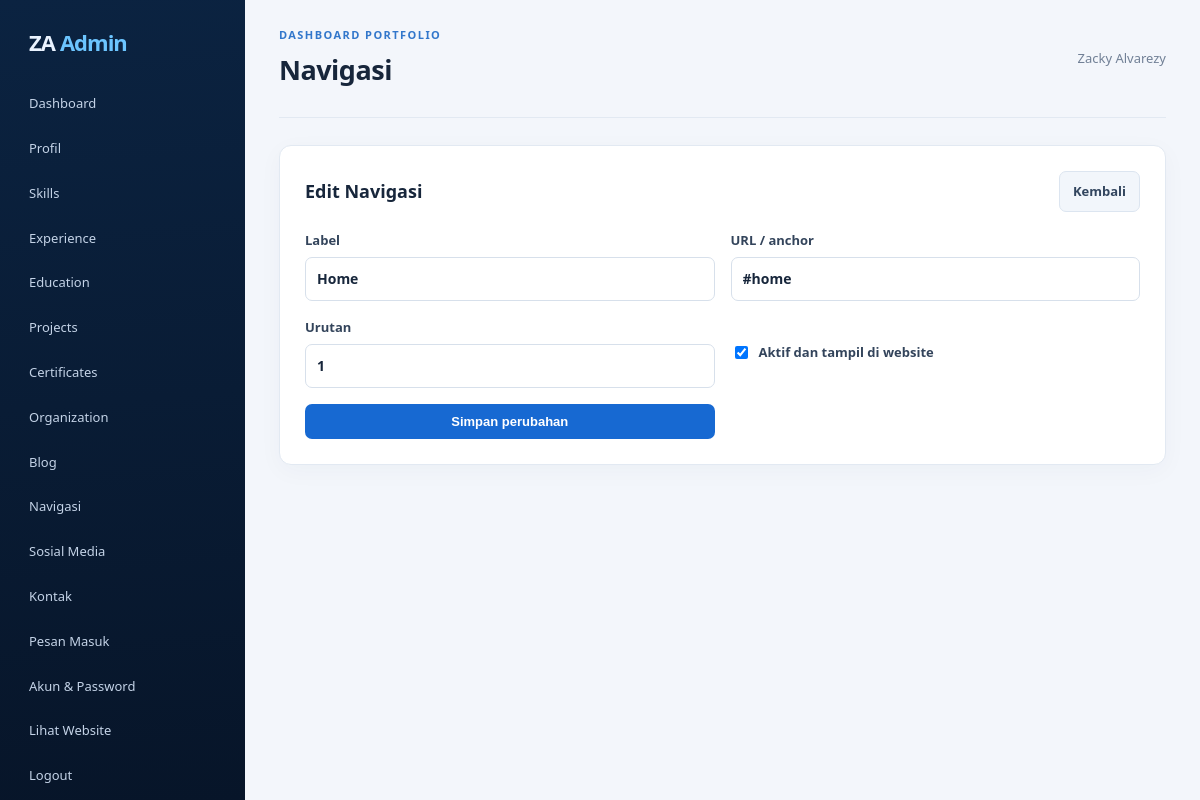
/admin/manage.php?section=navigations&action=edit&id=1 (signed in), run on the app's committed database.
### tables this page shows
CREATE TABLE IF NOT EXISTS navigations (
  id INT UNSIGNED AUTO_INCREMENT PRIMARY KEY,
  label VARCHAR(80) NOT NULL,
  url VARCHAR(180) NOT NULL,
  sort_order INT NOT NULL DEFAULT 0,
  is_active TINYINT(1) NOT NULL DEFAULT 1,
  created_at TIMESTAMP NULL DEFAULT CURRENT_TIMESTAMP,
  updated_at TIMESTAMP NULL DEFAULT CURRENT_TIMESTAMP ON UPDATE CURRENT_TIMESTAMP
);

### config/database.php (called while the page is built, shortened)
<?php
function db(): PDO
{
    $dsn = 'mysql:host=' . DB_HOST . ';dbname=' . DB_NAME . ';charset=' . DB_CHARSET;
    $pdo = new PDO($dsn, DB_USER, DB_PASS, [
        PDO::ATTR_ERRMODE => PDO::ERRMODE_EXCEPTION,
        PDO::ATTR_DEFAULT_FETCH_MODE => PDO::FETCH_ASSOC,
        PDO::ATTR_EMULATE_PREPARES => false,
    ]);
    return $pdo;
}

### config/helpers.php (called while the page is built, shortened)
<?php
require_once __DIR__ . '/database.php';
function e(mixed $value): string
{
    return htmlspecialchars((string) $value, ENT_QUOTES | ENT_SUBSTITUTE, 'UTF-8');
}
function url(string $path = ''): string
{
    return rtrim(APP_URL, '/') . '/' . ltrim($path, '/');
}

### admin/manage.php (the view, shortened to what this page needs)
<?php
$sections = [
    'navigations' => ['title' => 'Navigasi', 'table' => 'navigations', 'fields' => [
        'label' => ['Label', 'text', true], 'url' => ['URL / anchor', 'text', true], 'sort_order' => ['Urutan', 'number', true],
    ]],
    'social_links' => ['title' => 'Media sosial', 'table' => 'social_links', 'fields' => [
        'platform' => ['Platform', 'text', true], 'url' => ['URL profil', 'url', true], 'sort_order' => ['Urutan', 'number', true],
    ]],
    'contacts' => ['title' => 'Kontak publik', 'table' => 'contacts', 'fields' => [
        'label' => ['Label', 'text', true], 'value' => ['Informasi', 'text', true], 'url' => ['URL (opsional)', 'text', false], 'sort_order' => ['Urutan', 'number', true],
    ]],
    'messages' => ['title' => 'Pesan masuk', 'table' => 'contact_messages', 'fields' => []],
];
$sectionKey = (string) ($_GET['section'] ?? 'navigations');
$section = $sections[$sectionKey];
$table = $section['table'];
$isMessages = $sectionKey === 'messages';
$action = (string) ($_GET['action'] ?? 'list');
$id = filter_input(INPUT_GET, 'id', FILTER_VALIDATE_INT) ?: 0;
$item = null;
if ($action === 'edit' && $id > 0 && !$isMessages) {
    $stmt = db()->prepare("SELECT * FROM `$table` WHERE id = :id");
    $stmt->execute(['id' => $id]);
    $item = $stmt->fetch() ?: null;
}
require __DIR__ . '/_header.php';
if (!$isMessages && in_array($action, ['create', 'edit'], true)):
?>
<section class="panel">
  <div class="panel-head"><h2><?= $item ? 'Edit' : 'Tambah' ?> <?= e($section['title']) ?></h2><a class="btn ghost" href="<?= e(url('admin/manage.php?section=' . $sectionKey)) ?>">Kembali</a></div>
  <form class="form-grid" method="post">
    <?php foreach ($section['fields'] as $field => [$label, $inputType, $required]): $value = array_key_exists($field, $_POST) ? post_text($field) : ($item[$field] ?? ($field === 'sort_order' ? '0' : '')); ?>
      <label><?= e($label) ?><input type="<?= e($inputType) ?>" name="<?= e($field) ?>" value="<?= e($value) ?>" <?= $required ? 'required' : '' ?>></label>
    <?php endforeach; ?>
    <label class="check"><input type="checkbox" name="is_active" <?= !isset($item) || !empty($item['is_active']) ? 'checked' : '' ?>> Aktif dan tampil di website</label>
    <button class="btn primary" type="submit">Simpan perubahan</button>
  </form>
</section>
<?php endif; require __DIR__ . '/_footer.php'; ?>

### assets/css/admin.css (style rules this page uses)
:root { --bg:#f3f6fb;--navy:#081a31;--ink:#17263b;--muted:#718096;--blue:#1769d2;--line:#e2e9f2;--panel:#fff }
* { box-sizing:border-box }
body { margin:0;background:var(--bg);color:var(--ink);font:15px/1.6 "Segoe UI",Arial,sans-serif }
a { color:inherit;text-decoration:none }
.panel { background:var(--panel);border:1px solid var(--line);border-radius:12px;padding:25px;margin-bottom:22px;box-shadow:0 6px 24px rgba(18,47,86,.035) }
.panel h2 { font-size:18px;margin:0 0 17px }
.panel-head { display:flex;justify-content:space-between;align-items:center;gap:15px;margin-bottom:18px }
.panel-head h2 { margin:0 }
.btn { display:inline-flex;align-items:center;justify-content:center;border:1px solid transparent;border-radius:7px;padding:9px 13px;font-size:13px;font-weight:700;cursor:pointer }
.btn.primary { background:#1769d2;color:white }
.btn.ghost { background:#f2f6fb;border-color:#dce5f0;color:#32455e }
.form-grid { display:grid;grid-template-columns:repeat(2,minmax(0,1fr));gap:16px }
.form-grid label,.stack-form label { display:grid;gap:6px;font-size:13px;font-weight:600;color:#33445b }
.form-grid input,.form-grid textarea,.form-grid select,.stack-form input,.search-form input { width:100%;border:1px solid #d7e0eb;border-radius:7px;padding:10px 11px;background:white;color:#17263b;font:inherit;font-size:14px }
.form-grid .check { display:flex;align-items:center;gap:8px }
.form-grid .check input { width:auto }

### data on the page
navigations: label "Home", url "#home", sort_order "1", is_active "☑"

### other printed values
$pageTitle "Navigasi"
$_SESSION['admin_name'] "Zacky Alvarezy"
$section['title'] "Navigasi"
$label "Label"
$label "URL / anchor"
$label "Urutan"
